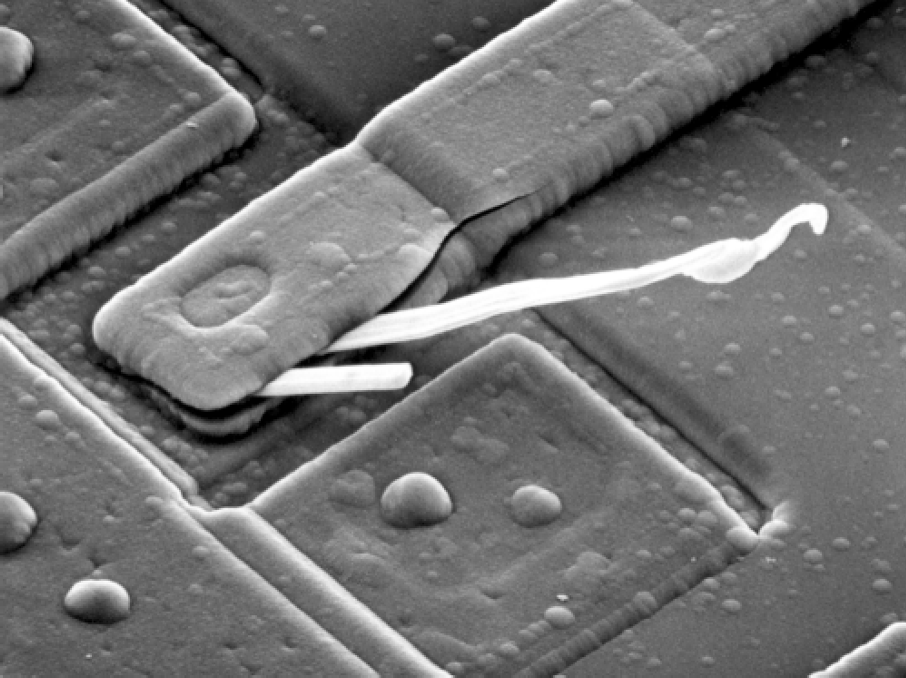
//> input picture FFT/Origin Image/Q1.tif, 906 x 678 px
$ ./Source   (built with g++ and OpenCV 4)
//> lines starting //> are read from the running program, lines starting //| are printed output that depends on the picture
#include "opencv2/imgproc/imgproc.hpp"
#include "opencv2/highgui/highgui.hpp"
#include <iostream>
#include <bitset>
using namespace std;
using namespace cv;

const double pi = 2.0 * acos(0);

void zeroPadding(Mat & SrcImg, Mat & DstImg);
void shiftToMiddle(Mat & magI);
void FFT1D(complex<double> x[], int N);
Mat FFT2D(Mat & SrcImg);

// [47 lines left out: function dftOpencv, not called in this run]

int main() {
	// Read input images
	// Fig3.tif is in openCV\bin\Release
	Mat SrcImg1 = imread("Origin Image/Q1.tif", CV_LOAD_IMAGE_GRAYSCALE);
//> SrcImg1 is the input picture: 678 rows x 906 cols, CV_8UC1; min 0, max 255, mean 112.6
	Mat SrcImg2 = imread("Origin Image/Q2.tif", CV_LOAD_IMAGE_GRAYSCALE);
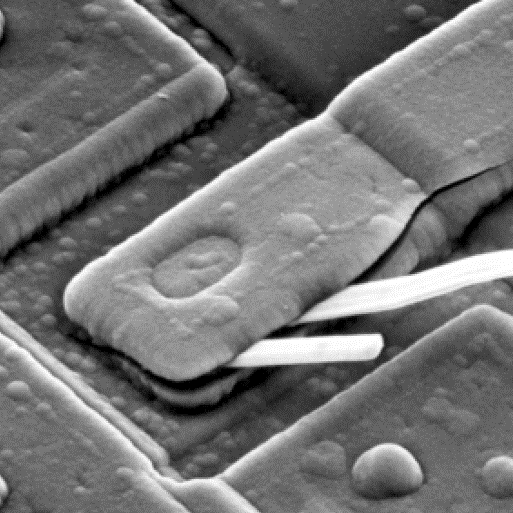
//> input picture FFT/Origin Image/Q2.tif, 513 x 513 px
//> SrcImg2 is the input picture: 513 rows x 513 cols, CV_8UC1; min 0, max 255, mean 115.1
	Mat SrcImg3 = imread("Origin Image/Q3.tif", CV_LOAD_IMAGE_GRAYSCALE);
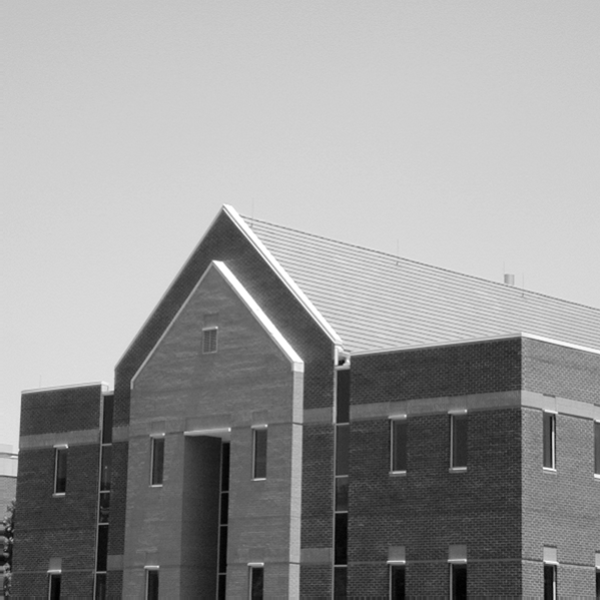
//> input picture FFT/Origin Image/Q3.tif, 600 x 600 px
//> SrcImg3 is the input picture: 600 rows x 600 cols, CV_8UC1; min 0, max 255, mean 152.8
	Mat SrcImg4 = imread("Origin Image/Q4.tif", CV_LOAD_IMAGE_GRAYSCALE);
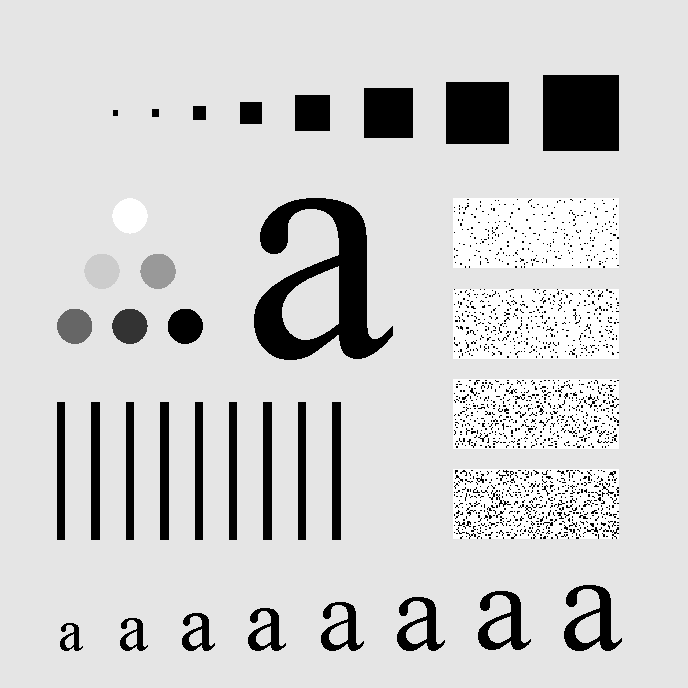
//> input picture FFT/Origin Image/Q4.tif, 688 x 688 px
//> SrcImg4 is the input picture: 688 rows x 688 cols, CV_8UC1; min 0, max 255, mean 207.3

	if (SrcImg1.empty() || SrcImg2.empty() || SrcImg3.empty(), SrcImg4.empty()) {
		return -1;
	}
	imshow("Input Image", SrcImg2);

	//Mat DstImg1 = dftOpencv(SrcImg1);
	Mat DstImg1 = FFT2D(SrcImg1);
	Mat DstImg2 = FFT2D(SrcImg2);
	Mat DstImg3 = FFT2D(SrcImg3);
	Mat DstImg4 = FFT2D(SrcImg4);

	// Show images
	imshow("Output Image1", DstImg2);
	//imshow("Output Image2", DstImg2);
	//imshow("Output Image3", DstImg3);

	normalize(DstImg1, DstImg1, 0, 255, CV_MINMAX);
	normalize(DstImg2, DstImg2, 0, 255, CV_MINMAX);
	normalize(DstImg3, DstImg3, 0, 255, CV_MINMAX);
	normalize(DstImg4, DstImg4, 0, 255, CV_MINMAX);

	DstImg1.convertTo(DstImg1, CV_8U);
	DstImg2.convertTo(DstImg2, CV_8U);
	DstImg3.convertTo(DstImg3, CV_8U);
	DstImg4.convertTo(DstImg4, CV_8U);

	// Write output images
	imwrite("New Image/Q1.tif", DstImg1);
	imwrite("New Image/Q2.tif", DstImg2);
	imwrite("New Image/Q3.tif", DstImg3);
	imwrite("New Image/Q4.tif", DstImg3);

	waitKey(0);
	return 0;
}

void zeroPadding(Mat & SrcImg, Mat & DstImg)
{
	int new_cols = SrcImg.cols;
//> new_cols = 906
	int new_rows = SrcImg.rows;
//> new_rows = 678
	while (new_cols & (new_cols -1)) ++new_cols;
//> after the loop, new_cols = 1024
	while (new_rows & (new_rows - 1)) ++new_rows;
//> after the loop, new_rows = 1024

	cout << "Original image size: " << SrcImg.size() << endl;
//| Original image size: [906 x 678]

	Mat PaddedImg(new_rows, new_cols, CV_8UC1, Scalar(0));
	SrcImg.copyTo(PaddedImg(Rect(0,0, SrcImg.cols, SrcImg.rows)));

	DstImg = PaddedImg;

	cout << "Padded image size: " << DstImg.size() << endl;
//| Padded image size: [1024 x 1024]

	// imshow("Padded", DstImg);
	//cout << SrcImg.size() << endl;
	//cout << DstImg.size() << endl;
}

// Cooley-Tukey Algorithm
void FFT1D(complex<double> x[], int N) {
	// N must be power of 2

	// bit-reversal permutation
	for (int i = 1, j = 0; i<N; ++i) {
		for (int k = N >> 1; !((j ^= k)&k); k >>= 1);
		if (i>j) swap(x[i], x[j]);
	}

	/* dynamic programming */
	for (int k = 2; k <= N; k <<= 1)
	{
		float theta = -2.0 * pi / k;
		// Here, let w represents omega
		complex<double> dw(cos(theta), sin(theta));

		for (int j = 0; j < N; j += k)
		{
			complex<double> w(1, 0);
			for (int i = j; i < j + k / 2; i++)
			{
				complex<double> a = x[i];
				complex<double> b = x[i + k / 2] * w;
				x[i] = a + b;
				x[i + k / 2] = a - b;
				w *= dw;
			}
		}
	}
}

Mat FFT2D(Mat & SrcImg)
{
	Mat padded;
	zeroPadding(SrcImg, padded);

	Mat planes[] = { Mat_<double>(padded), Mat_<double>::zeros(padded.size()) };
//> planes[1]: 1024 rows x 1024 cols, CV_64FC1; every value is 0

	Mat complexI;
	merge(planes, 2, complexI);

	for (int i = 0; i < padded.rows; i++)
	{
		complex<double> *tmp = new complex<double>[padded.cols];
		for (int j = 0; j < padded.cols; j++) {
			tmp[j] = complex<double>(complexI.at<Vec2d>(i, j)[0], complexI.at<Vec2d>(i, j)[1]);
		}
		FFT1D(tmp, padded.cols);
		for (int j = 0; j < padded.cols; j++) {
			complexI.at<Vec2d>(i, j)[0] = tmp[j].real();
			complexI.at<Vec2d>(i, j)[1] = tmp[j].imag();
		}
	}

	for (int j = 0; j < padded.cols; j++)
	{
		complex<double> *tmp = new complex<double>[padded.rows];
		for (int i = 0; i < padded.rows; i++) {
			tmp[i] = complex<double>(complexI.at<Vec2d>(i, j)[0], complexI.at<Vec2d>(i, j)[1]);
		}
		FFT1D(tmp, padded.rows);
		for (int i = 0; i < padded.rows; i++) {
			complexI.at<Vec2d>(i, j)[0] = tmp[i].real();
			complexI.at<Vec2d>(i, j)[1] = tmp[i].imag();
		}
	}

	split(complexI, planes);                      // planes[0] = Re(DFT(I), planes[1] = Im(DFT(I))
	magnitude(planes[0], planes[1], planes[0]);   // planes[0] = magnitude
	Mat magI = planes[0];

	magI += Scalar::all(1);                       // switch to logarithmic scale
	log(magI, magI);

	// crop the spectrum, if it has an odd number of rows or columns
	// ( -2 = 111110 in binary )
	magI = magI(Rect(0, 0, magI.cols & -2, magI.rows & -2));

	shiftToMiddle(magI);
	normalize(magI, magI, 0, 1, CV_MINMAX); // Transform the matrix with float values into a
											// viewable image form (float between values 0 and 1).
	//imshow("spectrum magnitude", magI);
	//waitKey();
	return magI;
}

void shiftToMiddle(Mat & magI)
{
	// rearrange the quadrants of Fourier image  so that the origin is at the image center
	int cx = magI.cols / 2;
//> cx = 512
	int cy = magI.rows / 2;
//> cy = 512

	Mat q0(magI, Rect(0, 0, cx, cy));   // Top-Left - Create a ROI per quadrant
	Mat q1(magI, Rect(cx, 0, cx, cy));  // Top-Right
	Mat q2(magI, Rect(0, cy, cx, cy));  // Bottom-Left
	Mat q3(magI, Rect(cx, cy, cx, cy)); // Bottom-Right

	Mat tmp;                           // swap quadrants (Top-Left with Bottom-Right)
	q0.copyTo(tmp);
	q3.copyTo(q0);
	tmp.copyTo(q3);

	q1.copyTo(tmp);                    // swap quadrant (Top-Right with Bottom-Left)
	q2.copyTo(q1);
	tmp.copyTo(q2);
//| Original image size: [513 x 513]
//| Padded image size: [1024 x 1024]
//| Original image size: [600 x 600]
//> in zeroPadding (call 3), `SrcImg.copyTo(PaddedImg(Rect(0,0, SrcImg.cols, SrcImg.rows)));`:
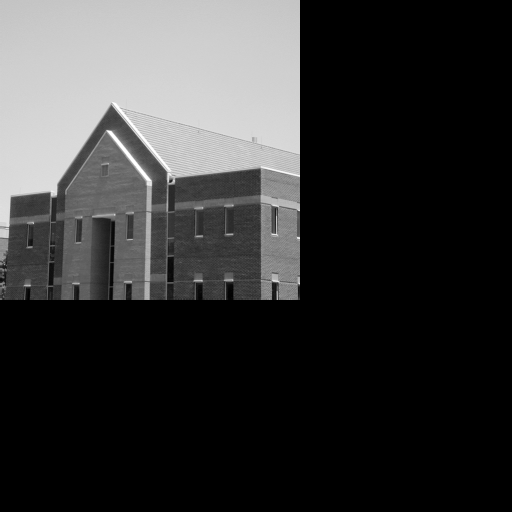
//> PaddedImg: 1024 rows x 1024 cols, CV_8UC1 (shown at 1/2 size); min 0, max 255, mean 52.5
//| Padded image size: [1024 x 1024]
//> in shiftToMiddle (call 3), `Mat q1(magI, Rect(cx, 0, cx, cy));`:
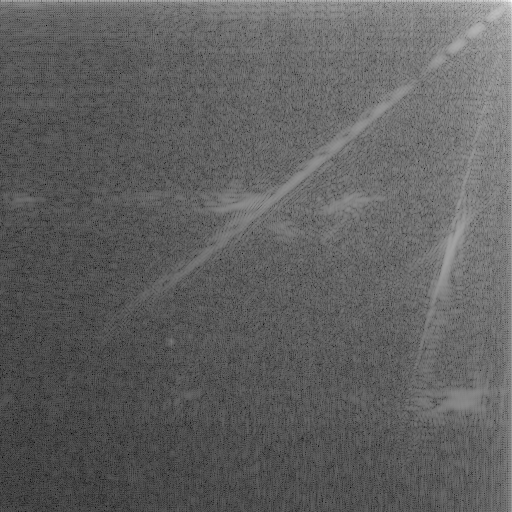
//> q1: 512 rows x 512 cols, CV_64FC1; min 1.1, max 17.13, mean 7.19; drawn with min black and max white
//> in shiftToMiddle (call 3), `Mat q2(magI, Rect(0, cy, cx, cy));`:
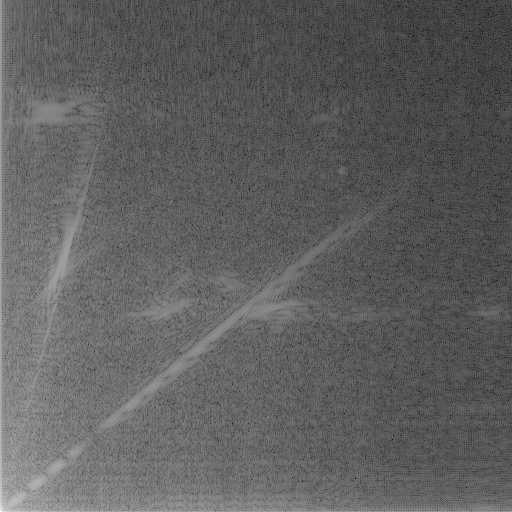
//> q2: 512 rows x 512 cols, CV_64FC1; min 1.1, max 17.34, mean 7.19; drawn with min black and max white
//> in shiftToMiddle (call 3), `Mat q3(magI, Rect(cx, cy, cx, cy));`:
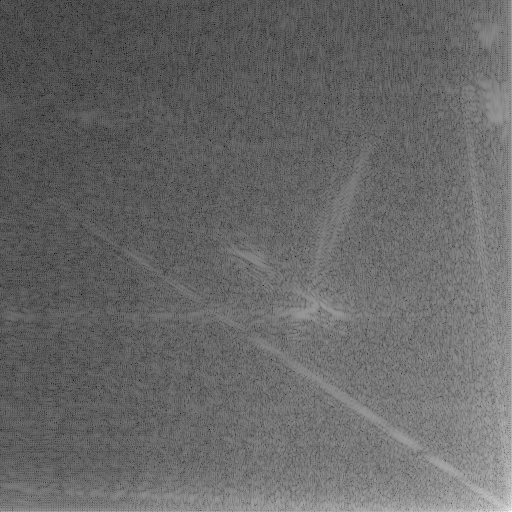
//> q3: 512 rows x 512 cols, CV_64FC1; min 0.578, max 16.65, mean 7.14; drawn with min black and max white
//| Original image size: [688 x 688]
//| Padded image size: [1024 x 1024]
}
